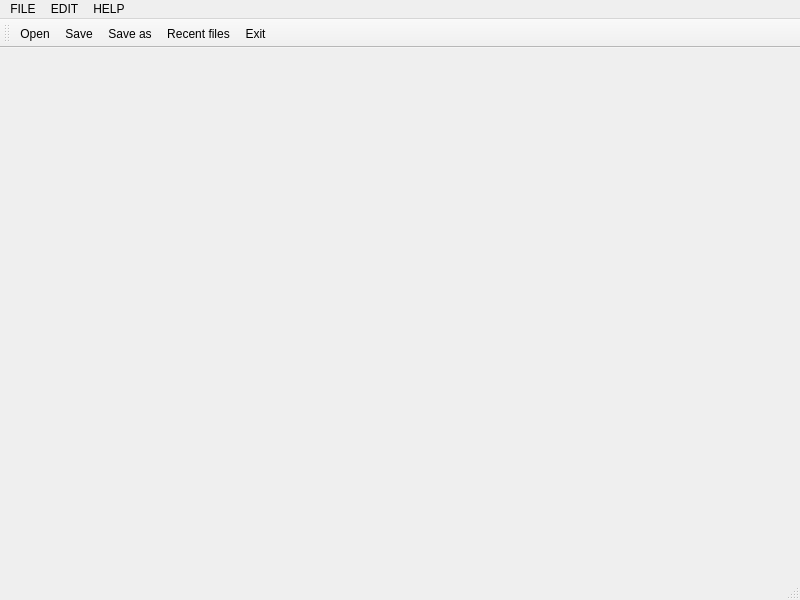
<?xml version="1.0" encoding="UTF-8"?>
<ui version="4.0">
 <class>MainWindow</class>
 <widget class="QMainWindow" name="MainWindow">
  <property name="geometry">
   <rect>
    <x>0</x>
    <y>0</y>
    <width>800</width>
    <height>600</height>
   </rect>
  </property>
  <property name="windowTitle">
   <string>MainWindow</string>
  </property>
  <widget class="QWidget" name="centralwidget">
   <layout class="QHBoxLayout" name="horizontalLayout">
    <item>
     <widget class="QLabel" name="label">
      <property name="text">
       <string/>
      </property>
     </widget>
    </item>
   </layout>
  </widget>
  <widget class="QMenuBar" name="menubar">
   <property name="geometry">
    <rect>
     <x>0</x>
     <y>0</y>
     <width>800</width>
     <height>26</height>
    </rect>
   </property>
   <widget class="QMenu" name="menuFILE">
    <property name="title">
     <string>FILE</string>
    </property>
    <addaction name="actionOpen"/>
    <addaction name="actionSave"/>
    <addaction name="actionSave_as"/>
    <addaction name="actionRecent_files"/>
    <addaction name="actionExit"/>
   </widget>
   <widget class="QMenu" name="menuEDIT">
    <property name="title">
     <string>EDIT</string>
    </property>
   </widget>
   <widget class="QMenu" name="menuHELP">
    <property name="title">
     <string>HELP</string>
    </property>
    <addaction name="actionAbout"/>
    <addaction name="actionInfo"/>
   </widget>
   <addaction name="menuFILE"/>
   <addaction name="menuEDIT"/>
   <addaction name="menuHELP"/>
  </widget>
  <widget class="QStatusBar" name="statusbar"/>
  <widget class="QToolBar" name="toolBar">
   <property name="windowTitle">
    <string>toolBar</string>
   </property>
   <attribute name="toolBarArea">
    <enum>TopToolBarArea</enum>
   </attribute>
   <attribute name="toolBarBreak">
    <bool>false</bool>
   </attribute>
   <addaction name="actionOpen"/>
   <addaction name="actionSave"/>
   <addaction name="actionSave_as"/>
   <addaction name="actionRecent_files"/>
   <addaction name="actionExit"/>
  </widget>
  <action name="actionOpen">
   <property name="icon">
    <iconset>
     <normaloff>img/open.png</normaloff>img/open.png</iconset>
   </property>
   <property name="text">
    <string>Open</string>
   </property>
   <property name="shortcut">
    <string>Ctrl+O</string>
   </property>
  </action>
  <action name="actionSave">
   <property name="icon">
    <iconset>
     <normaloff>img/save.png</normaloff>img/save.png</iconset>
   </property>
   <property name="text">
    <string>Save</string>
   </property>
  </action>
  <action name="actionSave_as">
   <property name="icon">
    <iconset>
     <normaloff>img/save as.jpg</normaloff>img/save as.jpg</iconset>
   </property>
   <property name="text">
    <string>Save as</string>
   </property>
  </action>
  <action name="actionRecent_files">
   <property name="icon">
    <iconset>
     <normaloff>img/recent file.png</normaloff>img/recent file.png</iconset>
   </property>
   <property name="text">
    <string>Recent files</string>
   </property>
  </action>
  <action name="actionExit">
   <property name="icon">
    <iconset>
     <normaloff>img/exit.jpg</normaloff>img/exit.jpg</iconset>
   </property>
   <property name="text">
    <string>Exit</string>
   </property>
  </action>
  <action name="actionAbout">
   <property name="icon">
    <iconset>
     <normaloff>img/about.jpg</normaloff>img/about.jpg</iconset>
   </property>
   <property name="text">
    <string>About</string>
   </property>
  </action>
  <action name="actionInfo">
   <property name="icon">
    <iconset>
     <normaloff>img/info.png</normaloff>img/info.png</iconset>
   </property>
   <property name="text">
    <string>Info</string>
   </property>
  </action>
 </widget>
 <resources/>
 <connections/>
</ui>
